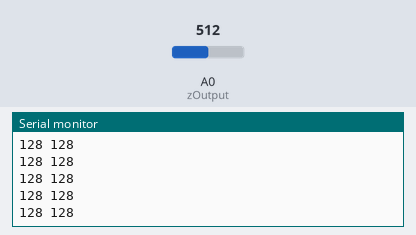
Bench run of a sketch on a simulated Arduino Zero (SAMD21). Parts: the last lines printed to the serial monitor. Inputs (shaded band) come from the test bench; at power-on: A0 (zOutput) = 512.

Above: at 1.2 s.
1.3 s: A0 (zOutput) set to 416
At 1.56 s:
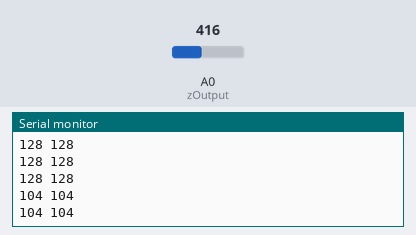
2.8 s: A0 (zOutput) set to 390
At 2.97 s:
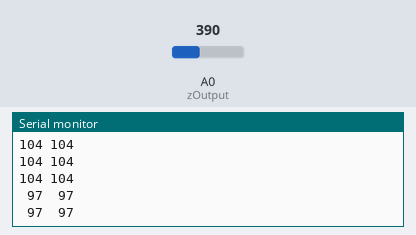
4.7 s: A0 (zOutput) set to 42
At 4.77 s:
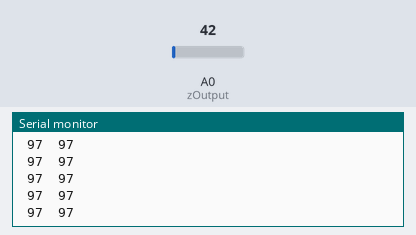
6.2 s: A0 (zOutput) set to 36
At 6.38 s:
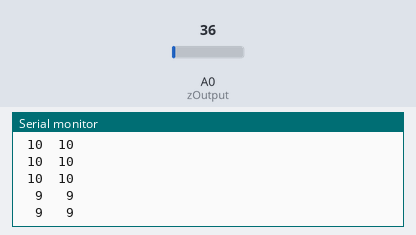

The sketch:

2x2_trial1.ino
```cpp
#define BAUD_RATE                 9600
#define ROW_COUNT                 2
#define COLUMN_COUNT              2

#define zOutput                  A0

// for deMUX
#define PIN_MUX_CHANNEL_0         2
#define PIN_MUX_CHANNEL_1         3
#define PIN_MUX_CHANNEL_2         4
#define PIN_MUX_INHIBIT_1         9 //enable pin for deMUX

//for MUX
#define PIN_MUX_CHANNEL_3         5
#define PIN_MUX_CHANNEL_4         6
#define PIN_MUX_CHANNEL_5         7
#define PIN_MUX_INHIBIT_0         8  //inhibit = active low enable. All mux IC enables must be wired to consecutive Arduino pins
//#define PIN_MUX_INHIBIT_1         8

#define ROWS_PER_MUX              8
#define MUX_COUNT                 2
#define CHANNEL_PINS_PER_MUX      3
void setup() {
  // put your setup code here, to run once:
  Serial.begin(BAUD_RATE);
  pinMode(zOutput, INPUT);
  //pinMode(zOutput1, INPUT);

  pinMode(PIN_MUX_CHANNEL_0, OUTPUT);
  pinMode(PIN_MUX_CHANNEL_1, OUTPUT);
  pinMode(PIN_MUX_CHANNEL_2, OUTPUT); //extra?
  pinMode(PIN_MUX_INHIBIT_0, OUTPUT);
  pinMode(PIN_MUX_CHANNEL_3, OUTPUT);
  pinMode(PIN_MUX_CHANNEL_4, OUTPUT);
  pinMode(PIN_MUX_CHANNEL_5, OUTPUT); //extra?
  pinMode(PIN_MUX_INHIBIT_1, OUTPUT);
  //pinMode(PIN_MUX_INHIBIT_1, OUTPUT);

}

void loop() {
  // put your main code here, to run repeatedly:
  for (int i = 0; i < ROW_COUNT; i ++)
  {
    setRow(i);
    //shiftColumn(true);
    //shiftColumn(false);                         //with SR clks tied, latched outputs are one clock behind
    for (int j = 0; j < COLUMN_COUNT; j++)
    {
      setColumn(j);
      int raw_reading = analogRead(zOutput);
      byte send_reading = (byte) (lowByte(raw_reading >> 2));
      //shiftColumn(false);
      printFixed(send_reading);
      Serial.print(" ");
    }
    Serial.println();
  }
  Serial.println();
  delay(200);
}


/**********************************************************************************************************
  setRow() - Enable single mux IC and channel to read specified matrix row.
**********************************************************************************************************/
void setRow(int row_number)
{
  digitalWrite(PIN_MUX_INHIBIT_0, HIGH); // turning the mux on
  digitalWrite(PIN_MUX_INHIBIT_1, HIGH);
  for (int i = 0; i < CHANNEL_PINS_PER_MUX; i ++)
  {
    if (bitRead(row_number, i))
    {
      digitalWrite(PIN_MUX_CHANNEL_0 + i, HIGH);
    }
    else
    {
      digitalWrite(PIN_MUX_CHANNEL_0 + i, LOW);
    }
  }
}

void setColumn(int column_number)
{
  for (int i = 0; i < CHANNEL_PINS_PER_MUX; i ++)
  {
    if (bitRead(column_number, i))
    {
      digitalWrite(PIN_MUX_CHANNEL_3 + i, HIGH);
    }
    else
    {
      digitalWrite(PIN_MUX_CHANNEL_3 + i, LOW);
    }
  }
}
void printFixed(byte value)
{
  if (value < 10)
  {
    Serial.print("  ");
  }
  else if (value < 100)
  {
    Serial.print(" ");
  }
  Serial.print(value);
}
```

Measured:
- the behaviour switches between 400 and 399 on A0 (zOutput) (found by bisection; images 1 and 2)
- the behaviour switches between 40 and 39 on A0 (zOutput) (found by bisection; images 3 and 4)
- after the input at 1.3 s, the serial monitor: prints a new line after 0.10 s (image 1)
- after the input at 2.8 s, the serial monitor: prints a new line at once (image 2)
- after the input at 6.2 s, the serial monitor: prints a new line at once (image 4)
